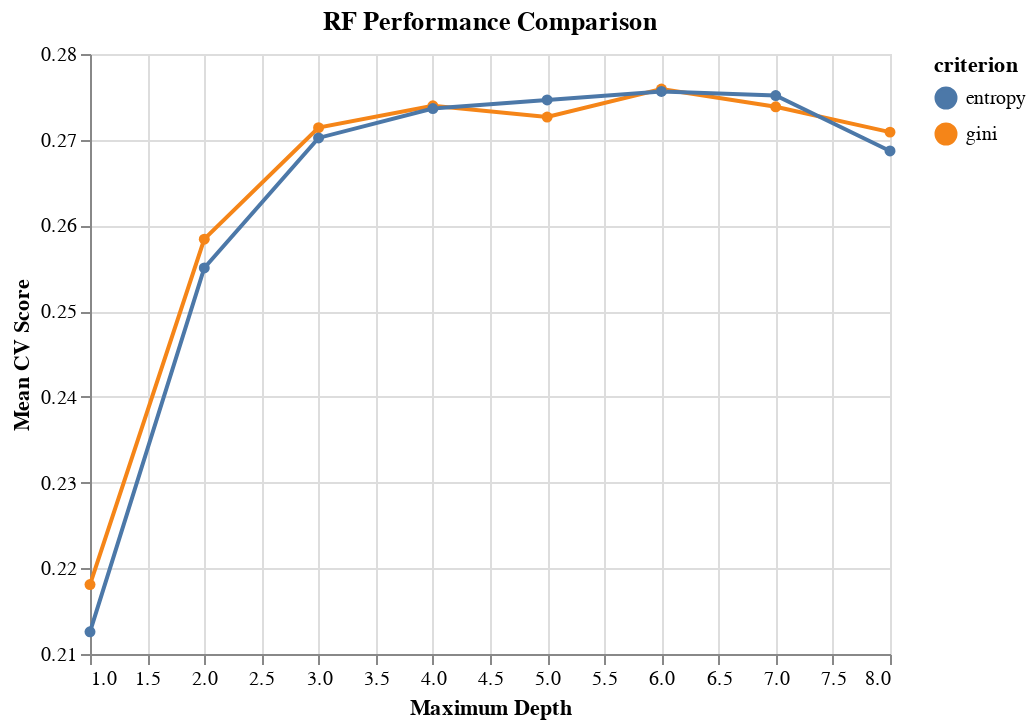

This figure's notebook cell:
### Code cell
alt.Chart(results_RF,
 title='RF Performance Comparison'
 ).mark_line(point=True).encode(
 alt.X('max_depth', title='Maximum Depth'),
 alt.Y('test_score', title='Mean CV Score', aggregate='average', scale=alt.Scale(zero=False
)),
 color='criterion'
)

### Figure 1 — Vega-Lite specification as saved in the notebook (floating-point values rounded to 4 significant figures)
{"config": {"view": {"continuousWidth": 400, "continuousHeight": 300}}, "data": {"name": "data-e8ed9de68e319fad07612b66cb27bc28"}, "mark": {"type": "line", "point": true}, "encoding": {"color": {"field": "criterion", "type": "nominal"}, "x": {"field": "max_depth", "title": "Maximum Depth", "type": "quantitative"}, "y": {"aggregate": "average", "field": "test_score", "scale": {"zero": false}, "title": "Mean CV Score", "type": "quantitative"}}, "title": "RF Performance Comparison", "$schema": "https://vega.github.io/schema/vega-lite/v4.17.0.json", "datasets": {"data-e8ed9de68e319fad07612b66cb27bc28": [{"criterion": "gini", "max_depth": 1, "min_samples_split": 2, "test_score": 0.2181}, {"criterion": "gini", "max_depth": 1, "min_samples_split": 3, "test_score": 0.2181}, {"criterion": "gini", "max_depth": 2, "min_samples_split": 2, "test_score": 0.2584}, {"criterion": "gini", "max_depth": 2, "min_samples_split": 3, "test_score": 0.2584}, {"criterion": "gini", "max_depth": 3, "min_samples_split": 2, "test_score": 0.2714}, {"criterion": "gini", "max_depth": 3, "min_samples_split": 3, "test_score": 0.2714}, {"criterion": "gini", "max_depth": 4, "min_samples_split": 2, "test_score": 0.274}, {"criterion": "gini", "max_depth": 4, "min_samples_split": 3, "test_score": 0.274}, {"criterion": "gini", "max_depth": 5, "min_samples_split": 2, "test_score": 0.2724}, {"criterion": "gini", "max_depth": 5, "min_samples_split": 3, "test_score": 0.2729}, {"criterion": "gini", "max_depth": 6, "min_samples_split": 2, "test_score": 0.2763}, {"criterion": "gini", "max_depth": 6, "min_samples_split": 3, "test_score": 0.2756}, {"criterion": "gini", "max_depth": 7, "min_samples_split": 2, "test_score": 0.2741}, {"criterion": "gini", "max_depth": 7, "min_samples_split": 3, "test_score": 0.2736}, {"criterion": "gini", "max_depth": 8, "min_samples_split": 2, "test_score": 0.271}, {"criterion": "gini", "max_depth": 8, "min_samples_split": 3, "test_score": 0.2708}, {"criterion": "entropy", "max_depth": 1, "min_samples_split": 2, "test_score": 0.2126}, {"criterion": "entropy", "max_depth": 1, "min_samples_split": 3, "test_score": 0.2126}, {"criterion": "entropy", "max_depth": 2, "min_samples_split": 2, "test_score": 0.255}, {"criterion": "entropy", "max_depth": 2, "min_samples_split": 3, "test_score": 0.255}, {"criterion": "entropy", "max_depth": 3, "min_samples_split": 2, "test_score": 0.2702}, {"criterion": "entropy", "max_depth": 3, "min_samples_split": 3, "test_score": 0.2702}, {"criterion": "entropy", "max_depth": 4, "min_samples_split": 2, "test_score": 0.2736}, {"criterion": "entropy", "max_depth": 4, "min_samples_split": 3, "test_score": 0.2736}, {"criterion": "entropy", "max_depth": 5, "min_samples_split": 2, "test_score": 0.2746}, {"criterion": "entropy", "max_depth": 5, "min_samples_split": 3, "test_score": 0.2747}, {"criterion": "entropy", "max_depth": 6, "min_samples_split": 2, "test_score": 0.2758}, {"criterion": "entropy", "max_depth": 6, "min_samples_split": 3, "test_score": 0.2755}, {"criterion": "entropy", "max_depth": 7, "min_samples_split": 2, "test_score": 0.2761}, {"criterion": "entropy", "max_depth": 7, "min_samples_split": 3, "test_score": 0.2742}, {"criterion": "entropy", "max_depth": 8, "min_samples_split": 2, "test_score": 0.2699}, {"criterion": "entropy", "max_depth": 8, "min_samples_split": 3, "test_score": 0.2675}]}}
